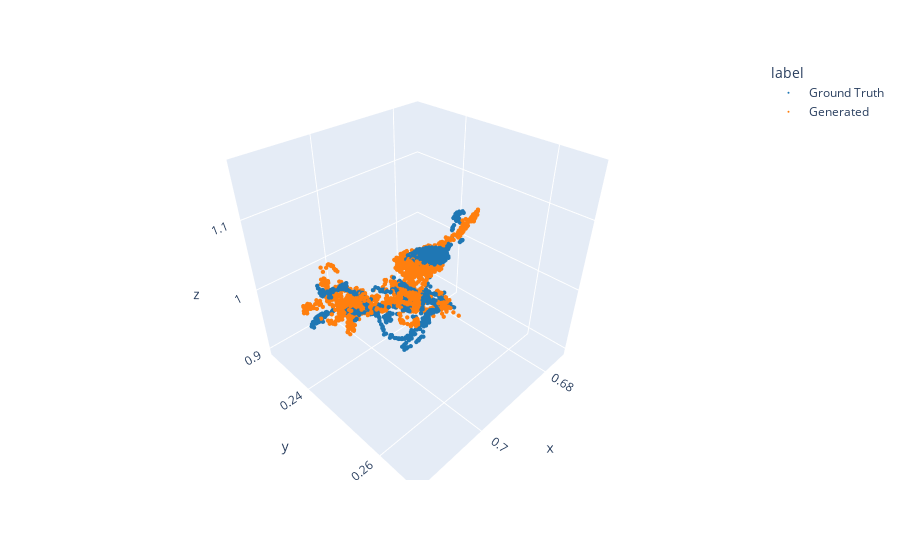

Source (notebook cell):
### Code cell
combined = torch.cat([gt, out], dim=0)  # combine the partial and generated point clouds
combined_labels = torch.cat([
    torch.ones(gt.shape[0]) * 0,  # label for generated points
    torch.ones(out.shape[0]) * 1  # label for ground truth points
], dim=0)

plot(combined.cpu().numpy(), combined_labels.cpu().numpy(), label_map={0: 'Ground Truth', 1: 'Generated'})

### Figure 1 — Plotly figure (JSON) as saved in the notebook; plotly's stock layout.template omitted (floating-point values rounded to 4 significant figures; data arrays with more than 128 entries replaced by an {"elided": "..."} marker saying what was removed)
{"data": [{"hovertemplate": "label=Ground Truth<br>x=%{x}<br>y=%{y}<br>z=%{z}<extra></extra>", "legendgroup": "Ground Truth", "marker": {"color": "#1f77b4", "size": 1.5, "symbol": "circle"}, "mode": "markers", "name": "Ground Truth", "scene": "scene", "showlegend": true, "type": "scatter3d", "x": {"elided": "2048 float values"}, "y": {"elided": "2048 float values"}, "z": {"elided": "2048 float values"}}, {"hovertemplate": "label=Generated<br>x=%{x}<br>y=%{y}<br>z=%{z}<extra></extra>", "legendgroup": "Generated", "marker": {"color": "#ff7f0e", "size": 1.5, "symbol": "circle"}, "mode": "markers", "name": "Generated", "scene": "scene", "showlegend": true, "type": "scatter3d", "x": {"elided": "2048 float values"}, "y": {"elided": "2048 float values"}, "z": {"elided": "2048 float values"}}], "layout": {"legend": {"title": {"text": "label"}, "tracegroupgap": 0}, "margin": {"t": 60}, "scene": {"domain": {"x": [0, 1], "y": [0, 1]}, "xaxis": {"title": {"text": "x"}}, "yaxis": {"title": {"text": "y"}}, "zaxis": {"title": {"text": "z"}}}}}
